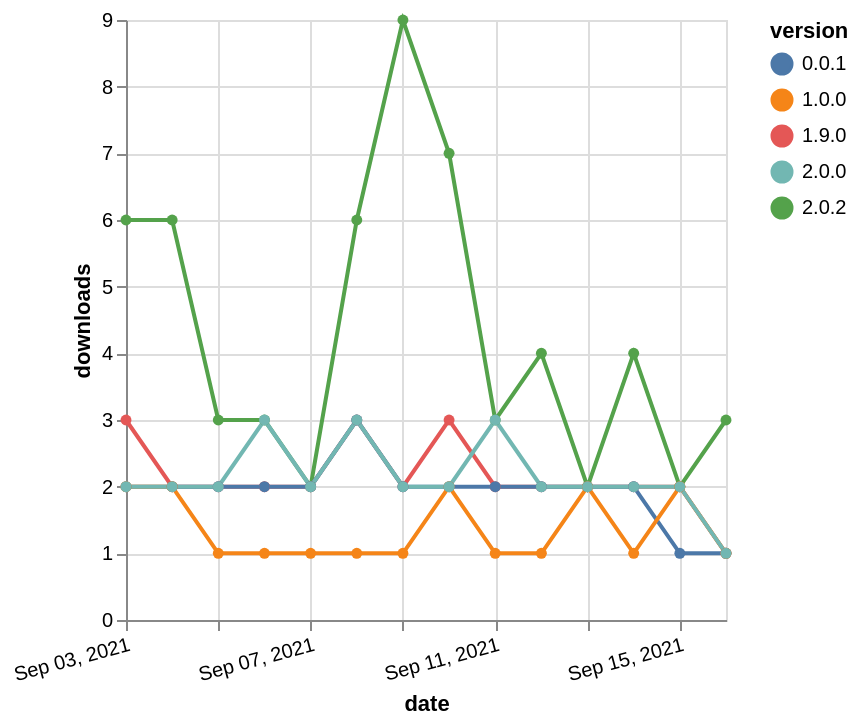

Write a Vega-Lite specification for this figure.
### Vega-Lite specification from a JSON file in a GitHub repository (floating-point values rounded to 4 significant figures)
{"$schema": "https://vega.github.io/schema/vega-lite/v5.json", "description": "A simple bar chart with embedded data.", "data": {"values": [{"date": "2021-09-03", "total": 869, "delta": 6, "version": "2.0.2"}, {"date": "2021-09-04", "total": 875, "delta": 6, "version": "2.0.2"}, {"date": "2021-09-05", "total": 878, "delta": 3, "version": "2.0.2"}, {"date": "2021-09-06", "total": 881, "delta": 3, "version": "2.0.2"}, {"date": "2021-09-07", "total": 883, "delta": 2, "version": "2.0.2"}, {"date": "2021-09-08", "total": 889, "delta": 6, "version": "2.0.2"}, {"date": "2021-09-09", "total": 898, "delta": 9, "version": "2.0.2"}, {"date": "2021-09-10", "total": 905, "delta": 7, "version": "2.0.2"}, {"date": "2021-09-11", "total": 908, "delta": 3, "version": "2.0.2"}, {"date": "2021-09-12", "total": 912, "delta": 4, "version": "2.0.2"}, {"date": "2021-09-13", "total": 914, "delta": 2, "version": "2.0.2"}, {"date": "2021-09-14", "total": 918, "delta": 4, "version": "2.0.2"}, {"date": "2021-09-15", "total": 920, "delta": 2, "version": "2.0.2"}, {"date": "2021-09-16", "total": 923, "delta": 3, "version": "2.0.2"}, {"date": "2021-09-03", "total": 2131, "delta": 3, "version": "1.9.0"}, {"date": "2021-09-04", "total": 2133, "delta": 2, "version": "1.9.0"}, {"date": "2021-09-05", "total": 2135, "delta": 2, "version": "1.9.0"}, {"date": "2021-09-06", "total": 2137, "delta": 2, "version": "1.9.0"}, {"date": "2021-09-07", "total": 2139, "delta": 2, "version": "1.9.0"}, {"date": "2021-09-08", "total": 2142, "delta": 3, "version": "1.9.0"}, {"date": "2021-09-09", "total": 2144, "delta": 2, "version": "1.9.0"}, {"date": "2021-09-10", "total": 2147, "delta": 3, "version": "1.9.0"}, {"date": "2021-09-11", "total": 2149, "delta": 2, "version": "1.9.0"}, {"date": "2021-09-12", "total": 2151, "delta": 2, "version": "1.9.0"}, {"date": "2021-09-13", "total": 2153, "delta": 2, "version": "1.9.0"}, {"date": "2021-09-14", "total": 2155, "delta": 2, "version": "1.9.0"}, {"date": "2021-09-15", "total": 2157, "delta": 2, "version": "1.9.0"}, {"date": "2021-09-16", "total": 2158, "delta": 1, "version": "1.9.0"}, {"date": "2021-09-03", "total": 2492, "delta": 2, "version": "0.0.1"}, {"date": "2021-09-04", "total": 2494, "delta": 2, "version": "0.0.1"}, {"date": "2021-09-05", "total": 2496, "delta": 2, "version": "0.0.1"}, {"date": "2021-09-06", "total": 2498, "delta": 2, "version": "0.0.1"}, {"date": "2021-09-07", "total": 2500, "delta": 2, "version": "0.0.1"}, {"date": "2021-09-08", "total": 2503, "delta": 3, "version": "0.0.1"}, {"date": "2021-09-09", "total": 2505, "delta": 2, "version": "0.0.1"}, {"date": "2021-09-10", "total": 2507, "delta": 2, "version": "0.0.1"}, {"date": "2021-09-11", "total": 2509, "delta": 2, "version": "0.0.1"}, {"date": "2021-09-12", "total": 2511, "delta": 2, "version": "0.0.1"}, {"date": "2021-09-13", "total": 2513, "delta": 2, "version": "0.0.1"}, {"date": "2021-09-14", "total": 2515, "delta": 2, "version": "0.0.1"}, {"date": "2021-09-15", "total": 2516, "delta": 1, "version": "0.0.1"}, {"date": "2021-09-16", "total": 2517, "delta": 1, "version": "0.0.1"}, {"date": "2021-09-03", "total": 541, "delta": 2, "version": "1.0.0"}, {"date": "2021-09-04", "total": 543, "delta": 2, "version": "1.0.0"}, {"date": "2021-09-05", "total": 544, "delta": 1, "version": "1.0.0"}, {"date": "2021-09-06", "total": 545, "delta": 1, "version": "1.0.0"}, {"date": "2021-09-07", "total": 546, "delta": 1, "version": "1.0.0"}, {"date": "2021-09-08", "total": 547, "delta": 1, "version": "1.0.0"}, {"date": "2021-09-09", "total": 548, "delta": 1, "version": "1.0.0"}, {"date": "2021-09-10", "total": 550, "delta": 2, "version": "1.0.0"}, {"date": "2021-09-11", "total": 551, "delta": 1, "version": "1.0.0"}, {"date": "2021-09-12", "total": 552, "delta": 1, "version": "1.0.0"}, {"date": "2021-09-13", "total": 554, "delta": 2, "version": "1.0.0"}, {"date": "2021-09-14", "total": 555, "delta": 1, "version": "1.0.0"}, {"date": "2021-09-15", "total": 557, "delta": 2, "version": "1.0.0"}, {"date": "2021-09-16", "total": 558, "delta": 1, "version": "1.0.0"}, {"date": "2021-09-03", "total": 1385, "delta": 2, "version": "2.0.0"}, {"date": "2021-09-04", "total": 1387, "delta": 2, "version": "2.0.0"}, {"date": "2021-09-05", "total": 1389, "delta": 2, "version": "2.0.0"}, {"date": "2021-09-06", "total": 1392, "delta": 3, "version": "2.0.0"}, {"date": "2021-09-07", "total": 1394, "delta": 2, "version": "2.0.0"}, {"date": "2021-09-08", "total": 1397, "delta": 3, "version": "2.0.0"}, {"date": "2021-09-09", "total": 1399, "delta": 2, "version": "2.0.0"}, {"date": "2021-09-10", "total": 1401, "delta": 2, "version": "2.0.0"}, {"date": "2021-09-11", "total": 1404, "delta": 3, "version": "2.0.0"}, {"date": "2021-09-12", "total": 1406, "delta": 2, "version": "2.0.0"}, {"date": "2021-09-13", "total": 1408, "delta": 2, "version": "2.0.0"}, {"date": "2021-09-14", "total": 1410, "delta": 2, "version": "2.0.0"}, {"date": "2021-09-15", "total": 1412, "delta": 2, "version": "2.0.0"}, {"date": "2021-09-16", "total": 1413, "delta": 1, "version": "2.0.0"}]}, "width": "container", "mark": {"type": "line", "point": {"filled": true}}, "encoding": {"x": {"field": "date", "type": "temporal", "timeUnit": "yearmonthdate", "title": "date", "axis": {"labelAngle": -15}}, "y": {"field": "delta", "type": "quantitative", "title": "downloads"}, "color": {"field": "version", "type": "nominal"}, "tooltip": {"field": "delta"}}}
